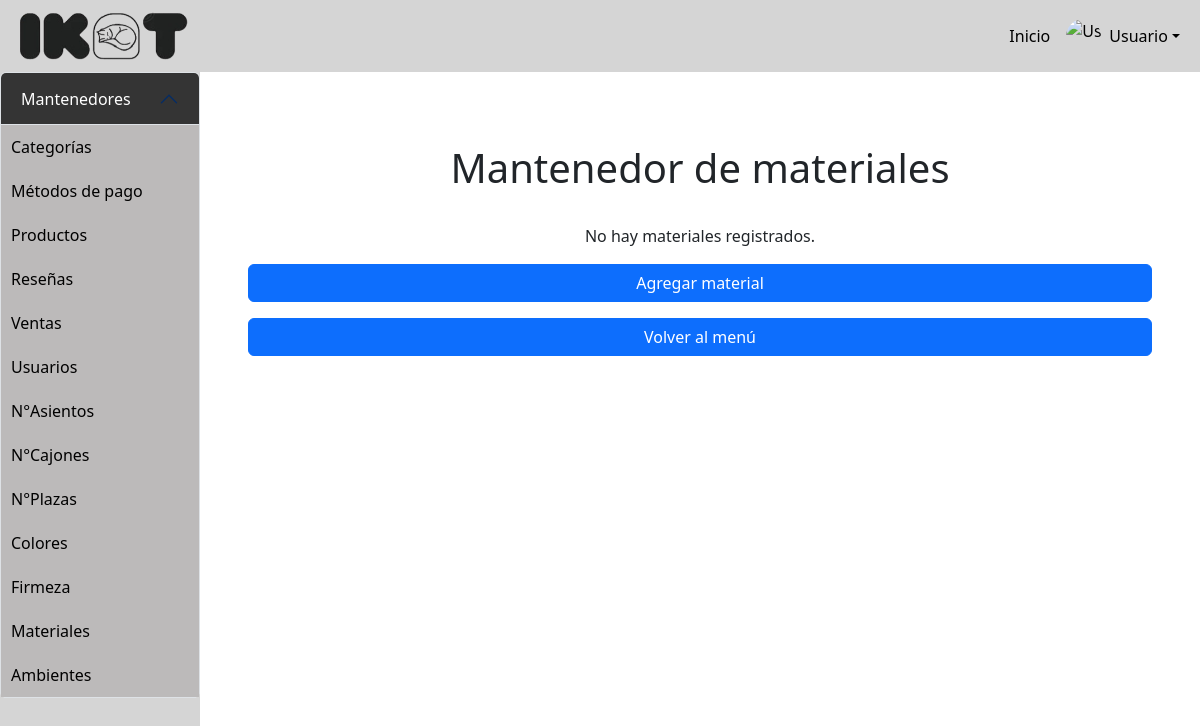
Before: /mantenedores/Mantenedor_materiales/mostrar_material.php with the older database file.
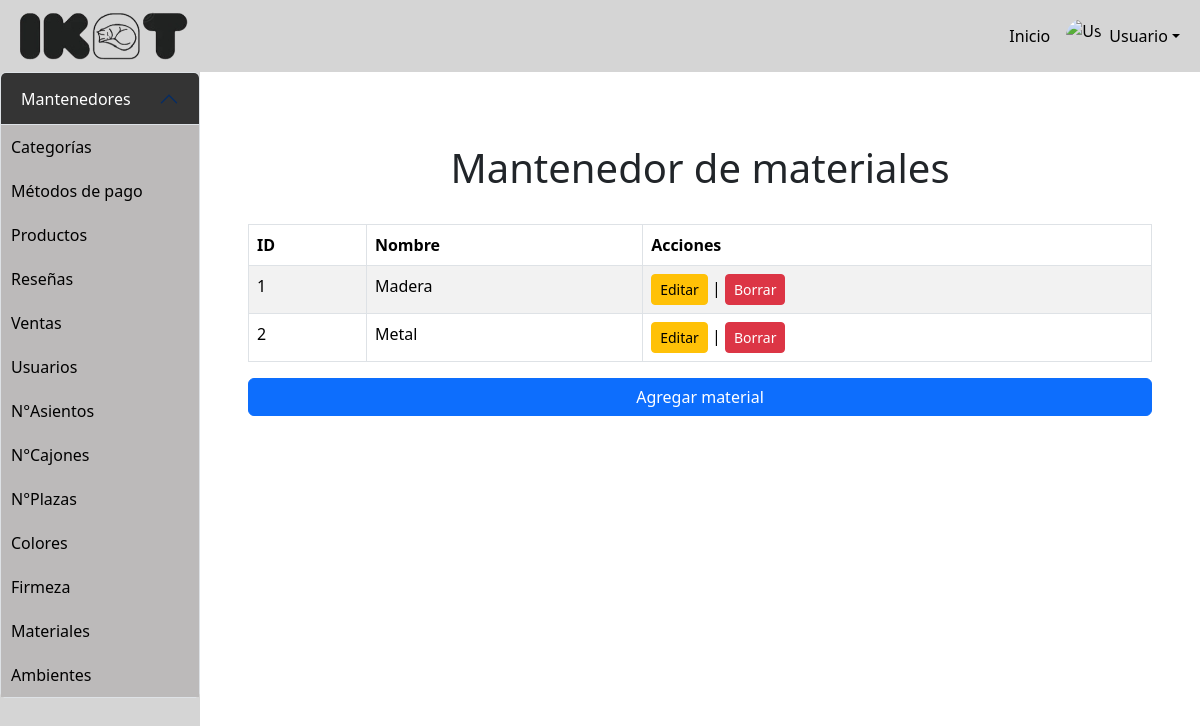
After: the same page with the newer database file.
### tables this page shows
CREATE TABLE `material` (
  `id_material` int(11) NOT NULL,
  `nombre_material` varchar(50) NOT NULL
);

### mantenedores/Mantenedor_materiales/mostrar_material.php (the view, shortened to what the changed rows need)
<?php
include '../conexion.php';
?>
<!DOCTYPE html>
<html lang="en">
<head>
    <link href="https://cdn.jsdelivr.net/npm/bootstrap@5.3.3/dist/css/bootstrap.min.css" rel="stylesheet">
    <link rel="stylesheet" href="../menu/styles.css">
</head>
<body>
    <div class="d-flex">
        <div class="content-area flex-grow-1 p-5 col-4 col-md-10">
            <h1 class="text-center p-4">Mantenedor de materiales</h1>
            <div class="table-responsive">
                <?php
                    $sql = "SELECT * FROM material";
                    $result = $conn->query($sql);
                    if ($result->num_rows > 0) {
                        echo "<table class='table table-bordered table-striped'>
                                <thead class='thead-dark'>
                                    <tr>
                                        <th>ID</th>
                                        <th>Nombre</th>
                                        <th>Acciones</th>
                                    </tr>
                                </thead>
                                <tbody>";
                        while($row = $result->fetch_assoc()) {
                            echo "<tr>
                                    <td>" . $row["id_material"] . "</td>
                                    <td>" . $row["nombre_material"] . "</td>
                                    <td>
                                        <a class='btn btn-warning btn-sm' data-bs-toggle='modal' data-bs-target='#editarMaterialModal" . $row["id_material"] . "'>Editar</a> |
                                        <a href='borrar_material.php?id=" . $row["id_material"] . "' class='btn btn-danger btn-sm'>Borrar</a>
                                    </td>
                                  </tr>";
                        }
                        echo "</tbody></table>";
                        echo "<a class='btn btn-primary mt-3 d-block' data-bs-toggle='modal' data-bs-target='#agregarMaterialModal'>Agregar material</a>";
                    } else {
                        echo "<p class='text-center'>No hay materiales registrados.</p>";
                        echo "<a class='btn btn-primary mt-3 d-block' data-bs-toggle='modal' data-bs-target='#agregarMaterialModal'>Agregar material</a>";
                        echo "<a href='../menu/menu.html' class='btn btn-primary mt-3 d-block'>Volver al menú</a>";
                    }
                ?>
            </div>
        </div>
    </div>
</body>
</html>

Changed rows visible on the page:
added material: id_material "1", nombre_material "Madera"
added material: id_material "2", nombre_material "Metal"
Other visible differences:
text no longer shown: "No hay materiales registrados. Volver al menú"
text now shown: "ID Nombre Acciones"
